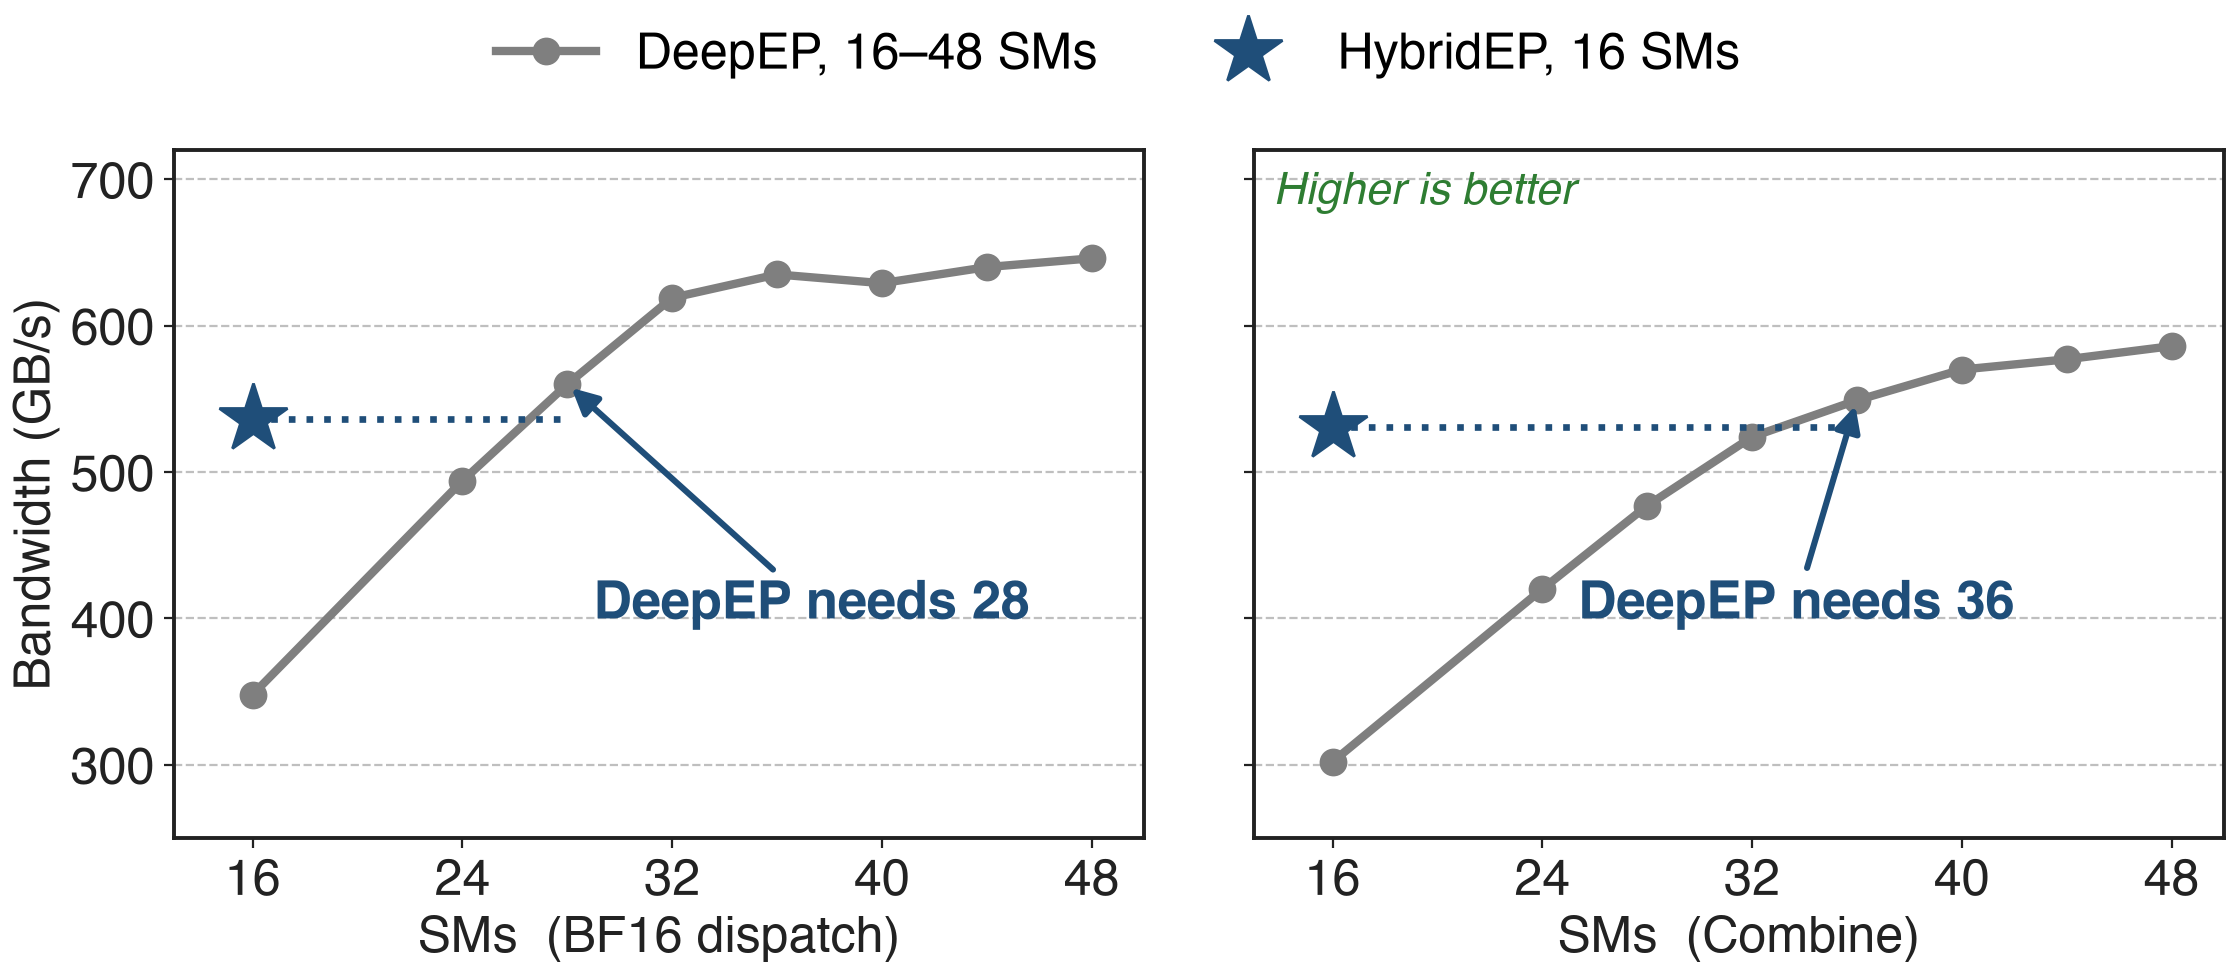

Python code for this plot:
"""B200, EP8 (one NVLink domain), Torch-API algorithm bandwidth vs SMs given to the kernel.
DeepEP measured at 16-48 SMs; HybridEP at 16 SMs. 4096 tokens, hidden 7168, top-8, 8 local experts.
Source: DeepEP hybrid-ep branch docs/README_Hybrid-EP.md, "B200 Platform" table.
Dotted guides and the "28 / 36 SMs" labels are derived: the smallest measured DeepEP SM count whose
bandwidth reaches HybridEP's 16-SM bandwidth."""
import sys, pathlib
sys.path.insert(0, str(pathlib.Path(__file__).resolve().parents[3] / "scripts"))
import slidechart as sc

sms = [16, 24, 28, 32, 36, 40, 44, 48]
panels = [
    ("BF16 dispatch", [348, 494, 560, 619, 635, 629, 640, 646], 535.94, 28, 560),
    ("Combine", [302, 420, 477, 524, 549, 570, 577, 586], 530.86, 36, 549),
]
sc.setup()
fig, axes = sc.figure("full", 1, 2, sharey=True)
for ax, (name, dee, hep, cross_x, cross_y) in zip(axes, panels):
    ax.plot(sms, dee, "-o", color=sc.GRAYS[2], label="DeepEP, 16–48 SMs")
    ax.plot([16], [hep], "*", color=sc.ACCENT, markersize=26, label="HybridEP, 16 SMs", zorder=5)
    ax.hlines(hep, 16, cross_x, colors=sc.ACCENT, linestyles=":", linewidth=2.4)
    right = cross_x > 30
    ax.annotate(f"DeepEP needs {cross_x}", xy=(cross_x, cross_y), xytext=(cross_x + (6 if right else 1), 400),
                color=sc.ACCENT, fontsize=19, fontweight="bold", ha="right" if right else "left",
                arrowprops=dict(arrowstyle="-|>", color=sc.ACCENT, lw=2.2))
    ax.set_xlim(13, 50)
    ax.set_ylim(250, 720)
    ax.set_xticks([16, 24, 32, 40, 48])
    ax.set_xlabel(f"SMs  ({name})")
axes[0].set_ylabel("Bandwidth (GB/s)")
sc.better(axes[1], "Higher is better", where="upper left")
h, l = axes[0].get_legend_handles_labels()
fig.legend(h, l, loc="lower center", bbox_to_anchor=(0.5, 0.97), ncol=2, frameon=False)
fig.tight_layout(w_pad=2.0)
sc.save(fig, __file__)
